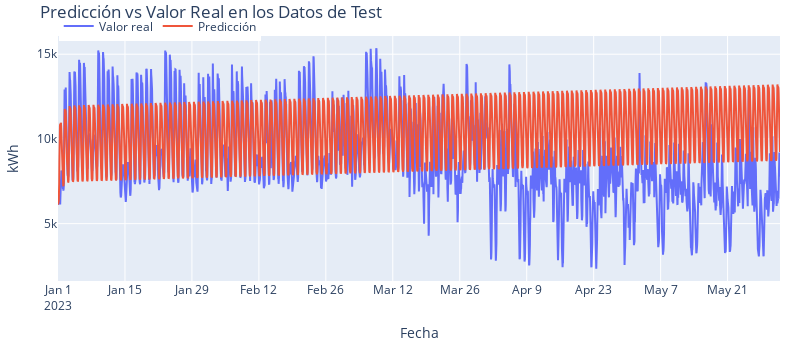

Write notebook code for a chart like this one.
### Markdown cell above
Graficamos el valor real de la serie vs el predicho

### Code cell
import plotly.graph_objects as go

# Crear la figura
fig = go.Figure()

# Trazar los datos de prueba (valores reales)
trace_real = go.Scatter(
    x=datos_test.index, 
    y=datos_test['target'], 
    name="Valor real", 
    mode="lines"
)

# Trazar las predicciones
trace_prediccion = go.Scatter(
    x=predicciones_statsmodels.index, 
    y=predicciones_statsmodels, 
    name="Predicción", 
    mode="lines"
)

# Agregar las trazas a la figura
fig.add_trace(trace_real)
fig.add_trace(trace_prediccion)

# Configurar el diseño de la gráfica
fig.update_layout(
    title="Predicción vs Valor Real en los Datos de Test",
    xaxis_title="Fecha",
    yaxis_title="kWh",
    width=800,
    height=350,
    margin=dict(l=20, r=20, t=35, b=20),
    legend=dict(
        orientation="h",
        yanchor="top",
        y=1.1,
        xanchor="left",
        x=0.001
    )
)

# Mostrar la gráfica
fig.show()

### Figure 1 — Plotly figure (JSON) as saved in the notebook; plotly's stock layout.template omitted (floating-point values rounded to 4 significant figures; data arrays with more than 128 entries replaced by an {"elided": "..."} marker saying what was removed)
{"data": [{"mode": "lines", "name": "Valor real", "type": "scatter", "x": {"elided": "3624 str values"}, "y": {"elided": "3624 float values"}}, {"mode": "lines", "name": "Predicción", "type": "scatter", "x": {"elided": "3624 str values"}, "y": {"elided": "3624 float values"}}], "layout": {"height": 350, "legend": {"orientation": "h", "x": 0.001, "xanchor": "left", "y": 1.1, "yanchor": "top"}, "margin": {"b": 20, "l": 20, "r": 20, "t": 35}, "title": {"text": "Predicción vs Valor Real en los Datos de Test"}, "width": 800, "xaxis": {"title": {"text": "Fecha"}}, "yaxis": {"title": {"text": "kWh"}}}}
